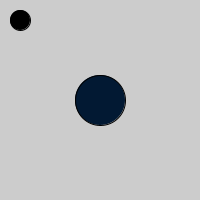
Frame 1 (no input)
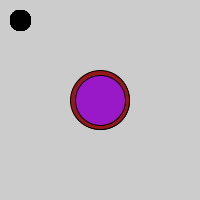
Frame 60 (the mouse pressed at the canvas centre just before this capture)
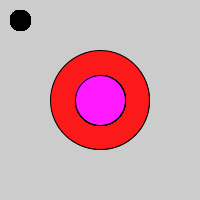
Frame 120 (the mouse held since frame 60 and released just before this capture)

The Processing sketch that drew these frames (run headless with seeded random() and noise(); from frame 60 on, the mouse is pressed at the canvas centre):

// Processing sketch: processing_18955
// ── processing_18955.pde


void setup(){
  size(200,200);
  frameRate(50);

}

int x=0;
int y=20;
int z=0;

void draw(){
  if(x < width/2){
    colorMode(RGB,100);
    fill(x,10,10);
    ellipse(width/2,height/2,x,x);
    x++;
  }
  if(x < width*.75){
    colorMode(RGB,100);
    fill(x,10,y);
    ellipse(width/2,height/2,50,50);
    y++;
  }
  if(x < 175){
    colorMode(RGB,100);
    fill(0);
    ellipse(width*.1,height*.1,20,20);
    z++;
  }
  else{
    fill(0);
    ellipse(z,z,20,20);
  }
}

    
